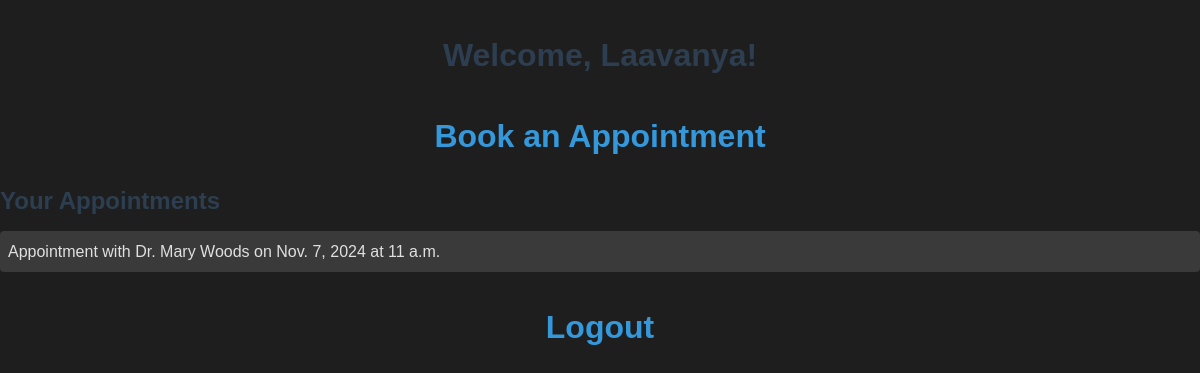
Screenshot of /dashboard/ (signed in) with the database file from the repository.
### booking/models.py (models this page shows, shortened)
class User(AbstractUser):
    name = models.CharField(max_length=100)
    email = models.EmailField(unique=True)  # Email is unique and will be the USERNAME_FIELD
    contact_number = models.CharField(max_length=15)
    gender = models.CharField(max_length=10)
    age = models.PositiveIntegerField()
    USERNAME_FIELD = 'email'  # Use email as the username for authentication
    REQUIRED_FIELDS = ['username', 'name']  # Other fields required during user creation
    groups = models.ManyToManyField(
        'auth.Group',
        related_name='custom_user_set',
        blank=True,
        help_text='The groups this user belongs to.',
        verbose_name='groups',
    )
    user_permissions = models.ManyToManyField(
        'auth.Permission',
        related_name='custom_user_permissions_set',
        blank=True,
        help_text='Specific permissions for this user.',
        verbose_name='user permissions',
    )

class Appointment(models.Model):
    doctor = models.ForeignKey(Doctor, on_delete=models.CASCADE)
    patient = models.ForeignKey(Patient, on_delete=models.CASCADE)
    date = models.DateField()
    time_slot = models.TimeField()
    status = models.CharField(max_length=20, choices=[('Booked', 'Booked'), ('Cancelled', 'Cancelled'), ('Rescheduled', 'Rescheduled')])

class Doctor(models.Model):
    user = models.OneToOneField(User, on_delete=models.CASCADE)
    specialization = models.CharField(max_length=100)
    availability = models.BooleanField(default=True)

### booking/views.py (the view)
# urls.py: path('dashboard/', views.dashboard, name='dashboard'),
def dashboard(request):
    return render(request, 'booking/dashboard.html')

### booking/templates/booking/dashboard.html (shortened to what this page needs)
<!DOCTYPE html>
{% load static %}
<link rel="stylesheet" type="text/css" href="{% static 'css/styles.css' %}">
<html lang="en">
<head>
</head>
<body>
    <h1>Welcome, {{ user.name }}!</h1>
    <h1><a href="{% url 'book_appointment' %}">Book an Appointment</a></h1>
    <h3>Your Appointments</h3>
    {% if user.patient.appointment_set.all %}
        <ul>
            {% for appointment in user.patient.appointment_set.all %}
                <li>Appointment with Dr. {{ appointment.doctor.user.name }} on {{ appointment.date }} at {{ appointment.time_slot }}</li>
            {% endfor %}
        </ul>
    {% else %}
        <p>No appointments booked yet.</p>
    {% endif %}
    <h1><a href="{% url 'logout' %}">Logout</a></h1>
</body>
</html>

### static/css/styles.css (style rules this page uses)
* { margin: 0; padding: 0; box-sizing: border-box; font-family: 'Arial', sans-serif; }
body { background-color: #1e1e1e; color: #e0e0e0; line-height: 1.6; font-size: 16px; }
h1, h2, h3 { font-weight: 600; color: #2c3e50; margin-bottom: 20px; }
h1 { font-size: 32px; text-align: center; margin-top: 30px; }
h3 { font-size: 24px; margin-bottom: 10px; }
body { background-color: #1e1e1e; color: #e0e0e0; line-height: 1.6; }
ul { list-style-type: none; padding: 0; }
ul li { padding: 8px; background-color: #3a3a3a; border-radius: 4px; margin-bottom: 5px; }
a { color: #3498db; text-decoration: none; }

### rows the page displays
User: name "Laavanya"
Appointment: doctor.user.name "Mary Woods", date "Nov. 7, 2024", time_slot "11 a.m."
